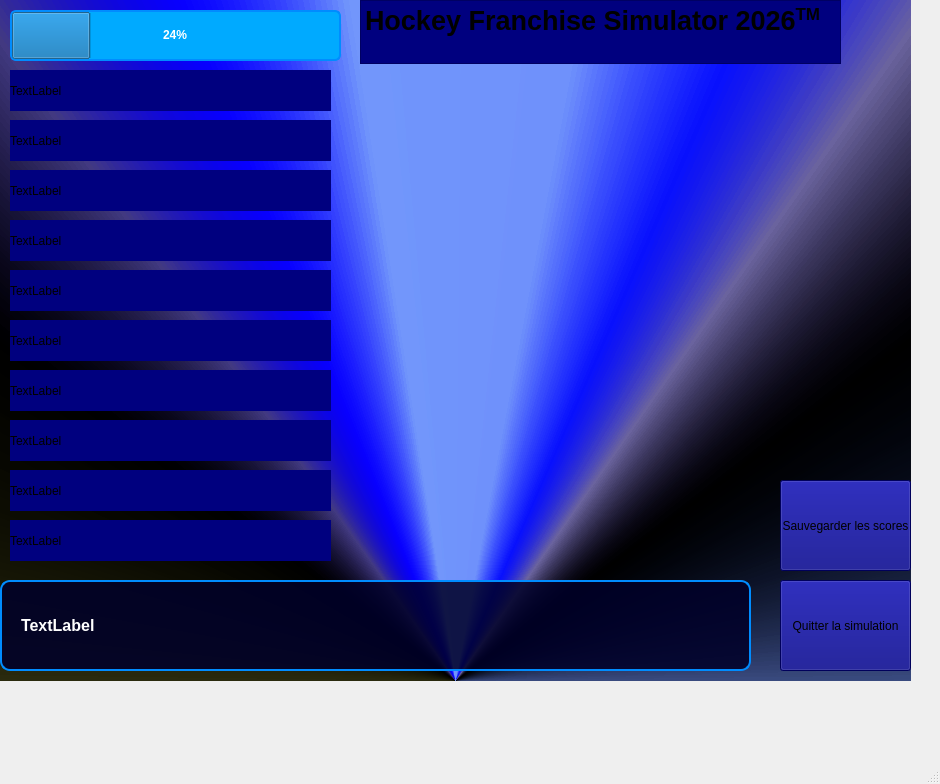
<?xml version="1.0" encoding="UTF-8"?>
<ui version="4.0">
 <class>MainWindow</class>
 <widget class="QMainWindow" name="MainWindow">
  <property name="geometry">
   <rect>
    <x>0</x>
    <y>0</y>
    <width>940</width>
    <height>784</height>
   </rect>
  </property>
  <property name="maximumSize">
   <size>
    <width>50000</width>
    <height>50000</height>
   </size>
  </property>
  <property name="windowTitle">
   <string>MainWindow</string>
  </property>
  <widget class="QWidget" name="centralwidget">
   <widget class="QStackedWidget" name="MultiPageWidget">
    <property name="geometry">
     <rect>
      <x>0</x>
      <y>0</y>
      <width>911</width>
      <height>681</height>
     </rect>
    </property>
    <property name="styleSheet">
     <string notr="true">background-color: qconicalgradient(cx:0.5, cy:1, angle:270, stop:0.19 rgba(0, 61, 255, 69), stop:0.375 rgba(0, 0, 0, 255), stop:0.423533 rgba(12, 0, 101, 90), stop:0.45 rgba(0, 8, 255, 208), stop:0.477581 rgba(71, 115, 255, 130), stop:0.518717 rgba(74, 122, 255, 130), stop:0.54661 rgba(8, 0, 255, 255), stop:0.57754 rgba(11, 0, 95, 130), stop:0.625 rgba(0, 0, 0, 255), stop:1 rgba(255, 255, 0, 69));</string>
    </property>
    <property name="currentIndex">
     <number>2</number>
    </property>
    <widget class="QWidget" name="PageAccueil">
     <widget class="QTableWidget" name="TableauJoueurs">
      <property name="geometry">
       <rect>
        <x>10</x>
        <y>30</y>
        <width>451</width>
        <height>651</height>
       </rect>
      </property>
      <property name="styleSheet">
       <string notr="true">background-color: rgb(0, 0, 127);
border-right-color: rgb(255, 255, 255);
gridline-color: rgb(255, 255, 255);
border-color: rgb(255, 255, 255);
border-top-color: rgb(255, 255, 255);
</string>
      </property>
      <row>
       <property name="text">
        <string>Joueur</string>
       </property>
      </row>
      <row>
       <property name="text">
        <string>Joueur</string>
       </property>
      </row>
      <row>
       <property name="text">
        <string>Joueur</string>
       </property>
      </row>
      <row>
       <property name="text">
        <string>Joueur</string>
       </property>
      </row>
      <row>
       <property name="text">
        <string>Joueur</string>
       </property>
      </row>
      <row>
       <property name="text">
        <string>Joueur</string>
       </property>
      </row>
      <row>
       <property name="text">
        <string>Joueur</string>
       </property>
      </row>
      <row>
       <property name="text">
        <string>Joueur</string>
       </property>
      </row>
      <row>
       <property name="text">
        <string>Joueur</string>
       </property>
      </row>
      <row>
       <property name="text">
        <string>Joueur</string>
       </property>
      </row>
      <row>
       <property name="text">
        <string>Joueur</string>
       </property>
      </row>
      <row>
       <property name="text">
        <string>Joueur</string>
       </property>
      </row>
      <row>
       <property name="text">
        <string>Joueur</string>
       </property>
      </row>
      <row>
       <property name="text">
        <string>Joueur</string>
       </property>
      </row>
      <row>
       <property name="text">
        <string>Joueur</string>
       </property>
      </row>
      <row>
       <property name="text">
        <string>Joueur</string>
       </property>
      </row>
      <row>
       <property name="text">
        <string>Joueur</string>
       </property>
      </row>
      <row>
       <property name="text">
        <string>Joueur</string>
       </property>
      </row>
      <row>
       <property name="text">
        <string>Joueur</string>
       </property>
      </row>
      <row>
       <property name="text">
        <string>Joueur</string>
       </property>
      </row>
      <row>
       <property name="text">
        <string>Joueur</string>
       </property>
      </row>
      <row>
       <property name="text">
        <string>Joueur</string>
       </property>
      </row>
      <row>
       <property name="text">
        <string>Joueur</string>
       </property>
      </row>
      <row>
       <property name="text">
        <string>Joueur</string>
       </property>
      </row>
      <row>
       <property name="text">
        <string>Joueur</string>
       </property>
      </row>
      <row>
       <property name="text">
        <string>Joueur</string>
       </property>
      </row>
      <row>
       <property name="text">
        <string>Joueur</string>
       </property>
      </row>
      <column>
       <property name="text">
        <string>Nom</string>
       </property>
      </column>
      <column>
       <property name="text">
        <string>Numéro</string>
       </property>
      </column>
      <column>
       <property name="text">
        <string>Position</string>
       </property>
      </column>
      <column>
       <property name="text">
        <string>OVR</string>
       </property>
      </column>
     </widget>
     <widget class="QPushButton" name="BoutonPageSim">
      <property name="geometry">
       <rect>
        <x>460</x>
        <y>570</y>
        <width>201</width>
        <height>111</height>
       </rect>
      </property>
      <property name="styleSheet">
       <string notr="true">background-color: rgb(0, 0, 127);</string>
      </property>
      <property name="text">
       <string>Simuler une partie</string>
      </property>
     </widget>
     <widget class="QTableWidget" name="TableauEntraineurs">
      <property name="geometry">
       <rect>
        <x>660</x>
        <y>530</y>
        <width>251</width>
        <height>151</height>
       </rect>
      </property>
      <property name="styleSheet">
       <string notr="true">background-color: rgb(0, 0, 127);
gridline-color: rgb(255, 255, 255);</string>
      </property>
      <row>
       <property name="text">
        <string>Coach</string>
       </property>
      </row>
      <row>
       <property name="text">
        <string>Coach</string>
       </property>
      </row>
      <row>
       <property name="text">
        <string>Coach</string>
       </property>
      </row>
      <row>
       <property name="text">
        <string>Coach</string>
       </property>
      </row>
      <column>
       <property name="text">
        <string>Nom</string>
       </property>
      </column>
      <column>
       <property name="text">
        <string>Poste</string>
       </property>
      </column>
     </widget>
     <widget class="QTextEdit" name="TitreTableauCoachs">
      <property name="geometry">
       <rect>
        <x>720</x>
        <y>500</y>
        <width>191</width>
        <height>31</height>
       </rect>
      </property>
      <property name="styleSheet">
       <string notr="true">background-color: rgb(0, 0, 127);</string>
      </property>
      <property name="html">
       <string>&lt;!DOCTYPE HTML PUBLIC &quot;-//W3C//DTD HTML 4.0//EN&quot; &quot;http://www.w3.org/TR/REC-html40/strict.dtd&quot;&gt;
&lt;html&gt;&lt;head&gt;&lt;meta name=&quot;qrichtext&quot; content=&quot;1&quot; /&gt;&lt;meta charset=&quot;utf-8&quot; /&gt;&lt;style type=&quot;text/css&quot;&gt;
p, li { white-space: pre-wrap; }
hr { height: 1px; border-width: 0; }
li.unchecked::marker { content: &quot;\2610&quot;; }
li.checked::marker { content: &quot;\2612&quot;; }
&lt;/style&gt;&lt;/head&gt;&lt;body style=&quot; font-family:'Segoe UI'; font-size:9pt; font-weight:400; font-style:normal;&quot;&gt;
&lt;p style=&quot; margin-top:0px; margin-bottom:0px; margin-left:0px; margin-right:0px; -qt-block-indent:0; text-indent:0px;&quot;&gt;&lt;span style=&quot; font-size:10pt;&quot;&gt;Tableau des entraineurs actifs&lt;/span&gt;&lt;/p&gt;&lt;/body&gt;&lt;/html&gt;</string>
      </property>
     </widget>
     <widget class="QTextEdit" name="TitreSim">
      <property name="geometry">
       <rect>
        <x>460</x>
        <y>0</y>
        <width>451</width>
        <height>81</height>
       </rect>
      </property>
      <property name="styleSheet">
       <string notr="true">background-color: rgb(0, 0, 127);</string>
      </property>
      <property name="html">
       <string>&lt;!DOCTYPE HTML PUBLIC &quot;-//W3C//DTD HTML 4.0//EN&quot; &quot;http://www.w3.org/TR/REC-html40/strict.dtd&quot;&gt;
&lt;html&gt;&lt;head&gt;&lt;meta name=&quot;qrichtext&quot; content=&quot;1&quot; /&gt;&lt;meta charset=&quot;utf-8&quot; /&gt;&lt;style type=&quot;text/css&quot;&gt;
p, li { white-space: pre-wrap; }
hr { height: 1px; border-width: 0; }
li.unchecked::marker { content: &quot;\2610&quot;; }
li.checked::marker { content: &quot;\2612&quot;; }
&lt;/style&gt;&lt;/head&gt;&lt;body style=&quot; font-family:'Segoe UI'; font-size:9pt; font-weight:400; font-style:normal;&quot;&gt;
&lt;p align=&quot;center&quot; style=&quot; margin-top:0px; margin-bottom:0px; margin-left:0px; margin-right:0px; -qt-block-indent:0; text-indent:0px;&quot;&gt;&lt;span style=&quot; font-size:20pt; font-weight:700;&quot;&gt;Hockey Franchise Simulator 2026&lt;/span&gt;&lt;span style=&quot; font-size:20pt; font-weight:700; vertical-align:super;&quot;&gt;TM&lt;/span&gt;&lt;/p&gt;&lt;/body&gt;&lt;/html&gt;</string>
      </property>
     </widget>
     <widget class="QTextEdit" name="TitreTableauJoueurs">
      <property name="geometry">
       <rect>
        <x>10</x>
        <y>0</y>
        <width>201</width>
        <height>31</height>
       </rect>
      </property>
      <property name="styleSheet">
       <string notr="true">background-color: rgb(0, 0, 127);
alternate-background-color: rgb(255, 255, 255);</string>
      </property>
      <property name="html">
       <string>&lt;!DOCTYPE HTML PUBLIC &quot;-//W3C//DTD HTML 4.0//EN&quot; &quot;http://www.w3.org/TR/REC-html40/strict.dtd&quot;&gt;
&lt;html&gt;&lt;head&gt;&lt;meta name=&quot;qrichtext&quot; content=&quot;1&quot; /&gt;&lt;meta charset=&quot;utf-8&quot; /&gt;&lt;style type=&quot;text/css&quot;&gt;
p, li { white-space: pre-wrap; }
hr { height: 1px; border-width: 0; }
li.unchecked::marker { content: &quot;\2610&quot;; }
li.checked::marker { content: &quot;\2612&quot;; }
&lt;/style&gt;&lt;/head&gt;&lt;body style=&quot; font-family:'Segoe UI'; font-size:9pt; font-weight:400; font-style:normal;&quot;&gt;
&lt;p align=&quot;justify&quot; style=&quot; margin-top:0px; margin-bottom:0px; margin-left:0px; margin-right:0px; -qt-block-indent:0; text-indent:0px;&quot;&gt;&lt;span style=&quot; font-size:10pt;&quot;&gt;Tableau des joueurs actifs&lt;/span&gt;&lt;/p&gt;&lt;/body&gt;&lt;/html&gt;</string>
      </property>
     </widget>
     <widget class="QLabel" name="ImageBackround">
      <property name="geometry">
       <rect>
        <x>170</x>
        <y>0</y>
        <width>881</width>
        <height>651</height>
       </rect>
      </property>
      <property name="text">
       <string>TextLabel</string>
      </property>
     </widget>
     <zorder>ImageBackround</zorder>
     <zorder>TableauJoueurs</zorder>
     <zorder>BoutonPageSim</zorder>
     <zorder>TableauEntraineurs</zorder>
     <zorder>TitreTableauCoachs</zorder>
     <zorder>TitreSim</zorder>
     <zorder>TitreTableauJoueurs</zorder>
    </widget>
    <widget class="QWidget" name="PageSimulation">
     <widget class="QFrame" name="BackroundPage2">
      <property name="geometry">
       <rect>
        <x>10</x>
        <y>30</y>
        <width>901</width>
        <height>651</height>
       </rect>
      </property>
      <property name="styleSheet">
       <string notr="true">background-color: qconicalgradient(cx:0.5, cy:1, angle:270, stop:0.19 rgba(0, 61, 255, 69), stop:0.375 rgba(0, 0, 0, 255), stop:0.423533 rgba(12, 0, 101, 90), stop:0.45 rgba(0, 8, 255, 208), stop:0.477581 rgba(71, 115, 255, 130), stop:0.518717 rgba(74, 122, 255, 130), stop:0.54661 rgba(8, 0, 255, 255), stop:0.57754 rgba(11, 0, 95, 130), stop:0.625 rgba(0, 0, 0, 255), stop:1 rgba(255, 255, 0, 69));</string>
      </property>
      <property name="frameShape">
       <enum>QFrame::Shape::StyledPanel</enum>
      </property>
      <property name="frameShadow">
       <enum>QFrame::Shadow::Raised</enum>
      </property>
      <widget class="QLabel" name="ImagePatinoire">
       <property name="geometry">
        <rect>
         <x>0</x>
         <y>40</y>
         <width>481</width>
         <height>391</height>
        </rect>
       </property>
       <property name="text">
        <string>TextLabel</string>
       </property>
      </widget>
      <widget class="QPushButton" name="BoutonLW">
       <property name="geometry">
        <rect>
         <x>20</x>
         <y>130</y>
         <width>131</width>
         <height>51</height>
        </rect>
       </property>
       <property name="styleSheet">
        <string notr="true">background-color: rgb(223, 0, 4);</string>
       </property>
       <property name="text">
        <string>BoutonLW</string>
       </property>
      </widget>
      <widget class="QPushButton" name="BoutonC">
       <property name="geometry">
        <rect>
         <x>180</x>
         <y>80</y>
         <width>121</width>
         <height>51</height>
        </rect>
       </property>
       <property name="styleSheet">
        <string notr="true">background-color: rgb(223, 0, 4);</string>
       </property>
       <property name="text">
        <string>BoutonC</string>
       </property>
      </widget>
      <widget class="QPushButton" name="BoutonRW">
       <property name="geometry">
        <rect>
         <x>320</x>
         <y>130</y>
         <width>131</width>
         <height>51</height>
        </rect>
       </property>
       <property name="styleSheet">
        <string notr="true">background-color: rgb(223, 0, 4);</string>
       </property>
       <property name="text">
        <string>BoutonRW</string>
       </property>
      </widget>
      <widget class="QPushButton" name="BoutonD1">
       <property name="geometry">
        <rect>
         <x>80</x>
         <y>220</y>
         <width>121</width>
         <height>51</height>
        </rect>
       </property>
       <property name="styleSheet">
        <string notr="true">background-color: rgb(255, 255, 255);
color: rgb(0, 0, 0);</string>
       </property>
       <property name="text">
        <string>BoutonD1</string>
       </property>
      </widget>
      <widget class="QPushButton" name="BoutonG">
       <property name="geometry">
        <rect>
         <x>160</x>
         <y>310</y>
         <width>161</width>
         <height>51</height>
        </rect>
       </property>
       <property name="styleSheet">
        <string notr="true">background-color: rgb(0, 0, 127);</string>
       </property>
       <property name="text">
        <string>BoutonG</string>
       </property>
      </widget>
      <widget class="QPushButton" name="BoutonD2">
       <property name="geometry">
        <rect>
         <x>270</x>
         <y>220</y>
         <width>121</width>
         <height>51</height>
        </rect>
       </property>
       <property name="styleSheet">
        <string notr="true">background-color: rgb(255, 255, 255);
color: rgb(0, 0, 0);</string>
       </property>
       <property name="text">
        <string>BoutonD2</string>
       </property>
      </widget>
      <widget class="QTextEdit" name="TxtAlignement">
       <property name="geometry">
        <rect>
         <x>0</x>
         <y>0</y>
         <width>481</width>
         <height>41</height>
        </rect>
       </property>
       <property name="styleSheet">
        <string notr="true">background-color: rgb(0, 0, 127);
border-color: rgb(255, 255, 255);</string>
       </property>
       <property name="html">
        <string>&lt;!DOCTYPE HTML PUBLIC &quot;-//W3C//DTD HTML 4.0//EN&quot; &quot;http://www.w3.org/TR/REC-html40/strict.dtd&quot;&gt;
&lt;html&gt;&lt;head&gt;&lt;meta name=&quot;qrichtext&quot; content=&quot;1&quot; /&gt;&lt;meta charset=&quot;utf-8&quot; /&gt;&lt;style type=&quot;text/css&quot;&gt;
p, li { white-space: pre-wrap; }
hr { height: 1px; border-width: 0; }
li.unchecked::marker { content: &quot;\2610&quot;; }
li.checked::marker { content: &quot;\2612&quot;; }
&lt;/style&gt;&lt;/head&gt;&lt;body style=&quot; font-family:'Segoe UI'; font-size:9pt; font-weight:400; font-style:normal;&quot;&gt;
&lt;p align=&quot;center&quot; style=&quot; margin-top:0px; margin-bottom:0px; margin-left:0px; margin-right:0px; -qt-block-indent:0; text-indent:0px;&quot;&gt;&lt;span style=&quot; font-size:11pt;&quot;&gt;Alignement de départ&lt;/span&gt;&lt;/p&gt;&lt;/body&gt;&lt;/html&gt;</string>
       </property>
      </widget>
      <widget class="QListWidget" name="listeWidget">
       <property name="geometry">
        <rect>
         <x>0</x>
         <y>470</y>
         <width>181</width>
         <height>131</height>
        </rect>
       </property>
       <property name="styleSheet">
        <string notr="true">background-color: rgb(0, 0, 127);</string>
       </property>
      </widget>
      <widget class="QPushButton" name="BoutonSim">
       <property name="geometry">
        <rect>
         <x>280</x>
         <y>450</y>
         <width>231</width>
         <height>141</height>
        </rect>
       </property>
       <property name="styleSheet">
        <string notr="true">background-color: rgb(0, 0, 127);</string>
       </property>
       <property name="text">
        <string>Lancer la simulation</string>
       </property>
      </widget>
      <widget class="QTextEdit" name="TitreSim_2">
       <property name="geometry">
        <rect>
         <x>480</x>
         <y>0</y>
         <width>401</width>
         <height>81</height>
        </rect>
       </property>
       <property name="styleSheet">
        <string notr="true">background-color: rgb(0, 0, 127);</string>
       </property>
       <property name="html">
        <string>&lt;!DOCTYPE HTML PUBLIC &quot;-//W3C//DTD HTML 4.0//EN&quot; &quot;http://www.w3.org/TR/REC-html40/strict.dtd&quot;&gt;
&lt;html&gt;&lt;head&gt;&lt;meta name=&quot;qrichtext&quot; content=&quot;1&quot; /&gt;&lt;meta charset=&quot;utf-8&quot; /&gt;&lt;style type=&quot;text/css&quot;&gt;
p, li { white-space: pre-wrap; }
hr { height: 1px; border-width: 0; }
li.unchecked::marker { content: &quot;\2610&quot;; }
li.checked::marker { content: &quot;\2612&quot;; }
&lt;/style&gt;&lt;/head&gt;&lt;body style=&quot; font-family:'Segoe UI'; font-size:9pt; font-weight:400; font-style:normal;&quot;&gt;
&lt;p align=&quot;center&quot; style=&quot; margin-top:0px; margin-bottom:0px; margin-left:0px; margin-right:0px; -qt-block-indent:0; text-indent:0px;&quot;&gt;&lt;span style=&quot; font-size:20pt; font-weight:700;&quot;&gt;Hockey Franchise Simulator 2026&lt;/span&gt;&lt;span style=&quot; font-size:20pt; font-weight:700; vertical-align:super;&quot;&gt;TM&lt;/span&gt;&lt;/p&gt;&lt;/body&gt;&lt;/html&gt;</string>
       </property>
      </widget>
      <widget class="QListWidget" name="ListeRooster">
       <property name="geometry">
        <rect>
         <x>560</x>
         <y>130</y>
         <width>321</width>
         <height>471</height>
        </rect>
       </property>
       <property name="styleSheet">
        <string notr="true">background-color: rgb(0, 0, 127);</string>
       </property>
      </widget>
      <widget class="QTextEdit" name="TitreRooster">
       <property name="geometry">
        <rect>
         <x>480</x>
         <y>80</y>
         <width>411</width>
         <height>51</height>
        </rect>
       </property>
       <property name="styleSheet">
        <string notr="true">background-color: rgb(0, 0, 127);</string>
       </property>
       <property name="html">
        <string>&lt;!DOCTYPE HTML PUBLIC &quot;-//W3C//DTD HTML 4.0//EN&quot; &quot;http://www.w3.org/TR/REC-html40/strict.dtd&quot;&gt;
&lt;html&gt;&lt;head&gt;&lt;meta name=&quot;qrichtext&quot; content=&quot;1&quot; /&gt;&lt;meta charset=&quot;utf-8&quot; /&gt;&lt;style type=&quot;text/css&quot;&gt;
p, li { white-space: pre-wrap; }
hr { height: 1px; border-width: 0; }
li.unchecked::marker { content: &quot;\2610&quot;; }
li.checked::marker { content: &quot;\2612&quot;; }
&lt;/style&gt;&lt;/head&gt;&lt;body style=&quot; font-family:'Segoe UI'; font-size:9pt; font-weight:400; font-style:normal;&quot;&gt;
&lt;p align=&quot;justify&quot; style=&quot; margin-top:0px; margin-bottom:0px; margin-left:0px; margin-right:0px; -qt-block-indent:0; text-indent:0px;&quot;&gt;&lt;span style=&quot; font-size:11pt;&quot;&gt;Veuillez cocher les joueurs qui joueront le prochain match &lt;/span&gt;&lt;/p&gt;&lt;/body&gt;&lt;/html&gt;</string>
       </property>
      </widget>
      <widget class="QTextEdit" name="TitreRemplacement">
       <property name="geometry">
        <rect>
         <x>0</x>
         <y>430</y>
         <width>211</width>
         <height>41</height>
        </rect>
       </property>
       <property name="styleSheet">
        <string notr="true">background-color: rgb(0, 0, 127);</string>
       </property>
       <property name="html">
        <string>&lt;!DOCTYPE HTML PUBLIC &quot;-//W3C//DTD HTML 4.0//EN&quot; &quot;http://www.w3.org/TR/REC-html40/strict.dtd&quot;&gt;
&lt;html&gt;&lt;head&gt;&lt;meta name=&quot;qrichtext&quot; content=&quot;1&quot; /&gt;&lt;meta charset=&quot;utf-8&quot; /&gt;&lt;style type=&quot;text/css&quot;&gt;
p, li { white-space: pre-wrap; }
hr { height: 1px; border-width: 0; }
li.unchecked::marker { content: &quot;\2610&quot;; }
li.checked::marker { content: &quot;\2612&quot;; }
&lt;/style&gt;&lt;/head&gt;&lt;body style=&quot; font-family:'Segoe UI'; font-size:9pt; font-weight:400; font-style:normal;&quot;&gt;
&lt;p align=&quot;justify&quot; style=&quot; margin-top:0px; margin-bottom:0px; margin-left:0px; margin-right:0px; -qt-block-indent:0; text-indent:0px;&quot;&gt;Joueurs éligibles (remplacement) :&lt;/p&gt;&lt;/body&gt;&lt;/html&gt;</string>
       </property>
      </widget>
     </widget>
    </widget>
    <widget class="QWidget" name="PageResultat">
     <widget class="QTextEdit" name="TitreSim_3">
      <property name="geometry">
       <rect>
        <x>360</x>
        <y>0</y>
        <width>481</width>
        <height>64</height>
       </rect>
      </property>
      <property name="styleSheet">
       <string notr="true">background-color: rgb(0, 0, 127);
</string>
      </property>
      <property name="html">
       <string>&lt;!DOCTYPE HTML PUBLIC &quot;-//W3C//DTD HTML 4.0//EN&quot; &quot;http://www.w3.org/TR/REC-html40/strict.dtd&quot;&gt;
&lt;html&gt;&lt;head&gt;&lt;meta name=&quot;qrichtext&quot; content=&quot;1&quot; /&gt;&lt;meta charset=&quot;utf-8&quot; /&gt;&lt;style type=&quot;text/css&quot;&gt;
p, li { white-space: pre-wrap; }
hr { height: 1px; border-width: 0; }
li.unchecked::marker { content: &quot;\2610&quot;; }
li.checked::marker { content: &quot;\2612&quot;; }
&lt;/style&gt;&lt;/head&gt;&lt;body style=&quot; font-family:'Segoe UI'; font-size:9pt; font-weight:400; font-style:normal;&quot;&gt;
&lt;p align=&quot;justify&quot; style=&quot; margin-top:0px; margin-bottom:0px; margin-left:0px; margin-right:0px; -qt-block-indent:0; text-indent:0px;&quot;&gt;&lt;span style=&quot; font-size:20pt; font-weight:700;&quot;&gt;Hockey Franchise Simulator 2026&lt;/span&gt;&lt;span style=&quot; font-size:20pt; font-weight:700; vertical-align:super;&quot;&gt;TM&lt;/span&gt;&lt;/p&gt;&lt;/body&gt;&lt;/html&gt;</string>
      </property>
     </widget>
     <widget class="QPushButton" name="BoutonQuitter">
      <property name="geometry">
       <rect>
        <x>780</x>
        <y>580</y>
        <width>131</width>
        <height>91</height>
       </rect>
      </property>
      <property name="styleSheet">
       <string notr="true">background-color: rgb(0, 0, 127);</string>
      </property>
      <property name="text">
       <string>Quitter la simulation</string>
      </property>
     </widget>
     <widget class="QLabel" name="LabelResult1">
      <property name="geometry">
       <rect>
        <x>10</x>
        <y>70</y>
        <width>321</width>
        <height>41</height>
       </rect>
      </property>
      <property name="styleSheet">
       <string notr="true">background-color: rgb(0, 0, 127);</string>
      </property>
      <property name="text">
       <string>TextLabel</string>
      </property>
     </widget>
     <widget class="QLabel" name="LabelResult2">
      <property name="geometry">
       <rect>
        <x>10</x>
        <y>120</y>
        <width>321</width>
        <height>41</height>
       </rect>
      </property>
      <property name="styleSheet">
       <string notr="true">background-color: rgb(0, 0, 127);</string>
      </property>
      <property name="text">
       <string>TextLabel</string>
      </property>
     </widget>
     <widget class="QLabel" name="LabelResult3">
      <property name="geometry">
       <rect>
        <x>10</x>
        <y>170</y>
        <width>321</width>
        <height>41</height>
       </rect>
      </property>
      <property name="styleSheet">
       <string notr="true">background-color: rgb(0, 0, 127);</string>
      </property>
      <property name="text">
       <string>TextLabel</string>
      </property>
     </widget>
     <widget class="QLabel" name="LabelResult4">
      <property name="geometry">
       <rect>
        <x>10</x>
        <y>220</y>
        <width>321</width>
        <height>41</height>
       </rect>
      </property>
      <property name="styleSheet">
       <string notr="true">background-color: rgb(0, 0, 127);</string>
      </property>
      <property name="text">
       <string>TextLabel</string>
      </property>
     </widget>
     <widget class="QLabel" name="LabelResult5">
      <property name="geometry">
       <rect>
        <x>10</x>
        <y>270</y>
        <width>321</width>
        <height>41</height>
       </rect>
      </property>
      <property name="styleSheet">
       <string notr="true">background-color: rgb(0, 0, 127);</string>
      </property>
      <property name="text">
       <string>TextLabel</string>
      </property>
     </widget>
     <widget class="QLabel" name="LabelResult6">
      <property name="geometry">
       <rect>
        <x>10</x>
        <y>320</y>
        <width>321</width>
        <height>41</height>
       </rect>
      </property>
      <property name="styleSheet">
       <string notr="true">background-color: rgb(0, 0, 127);</string>
      </property>
      <property name="text">
       <string>TextLabel</string>
      </property>
     </widget>
     <widget class="QLabel" name="LabelResult7">
      <property name="geometry">
       <rect>
        <x>10</x>
        <y>370</y>
        <width>321</width>
        <height>41</height>
       </rect>
      </property>
      <property name="styleSheet">
       <string notr="true">background-color: rgb(0, 0, 127);</string>
      </property>
      <property name="text">
       <string>TextLabel</string>
      </property>
     </widget>
     <widget class="QLabel" name="LabelResult8">
      <property name="geometry">
       <rect>
        <x>10</x>
        <y>420</y>
        <width>321</width>
        <height>41</height>
       </rect>
      </property>
      <property name="styleSheet">
       <string notr="true">background-color: rgb(0, 0, 127);</string>
      </property>
      <property name="text">
       <string>TextLabel</string>
      </property>
     </widget>
     <widget class="QLabel" name="LabelResult9">
      <property name="geometry">
       <rect>
        <x>10</x>
        <y>470</y>
        <width>321</width>
        <height>41</height>
       </rect>
      </property>
      <property name="styleSheet">
       <string notr="true">background-color: rgb(0, 0, 127);</string>
      </property>
      <property name="text">
       <string>TextLabel</string>
      </property>
     </widget>
     <widget class="QLabel" name="LabelResult10">
      <property name="geometry">
       <rect>
        <x>10</x>
        <y>520</y>
        <width>321</width>
        <height>41</height>
       </rect>
      </property>
      <property name="styleSheet">
       <string notr="true">background-color: rgb(0, 0, 127);</string>
      </property>
      <property name="text">
       <string>TextLabel</string>
      </property>
     </widget>
     <widget class="QPushButton" name="BoutonSauvegarder">
      <property name="geometry">
       <rect>
        <x>780</x>
        <y>480</y>
        <width>131</width>
        <height>91</height>
       </rect>
      </property>
      <property name="styleSheet">
       <string notr="true">background-color: rgb(0, 0, 127);
</string>
      </property>
      <property name="text">
       <string>Sauvegarder les scores</string>
      </property>
     </widget>
     <widget class="QLabel" name="News">
      <property name="geometry">
       <rect>
        <x>0</x>
        <y>580</y>
        <width>751</width>
        <height>91</height>
       </rect>
      </property>
      <property name="styleSheet">
       <string notr="true">background-color: rgba(0, 0, 40, 220);
        color: white;
        border: 2px solid rgb(0,140,255);
        border-radius: 10px;
        padding-left: 15px;
        font-size: 16px;
        font-weight: bold;</string>
      </property>
      <property name="text">
       <string>TextLabel</string>
      </property>
     </widget>
     <widget class="QProgressBar" name="progressBar">
      <property name="geometry">
       <rect>
        <x>10</x>
        <y>10</y>
        <width>331</width>
        <height>51</height>
       </rect>
      </property>
      <property name="styleSheet">
       <string notr="true">border: 2px solid rgb(0, 140, 255);
border-radius: 8px;
background-color: rgba(0, 0, 40, 180);
color: white;
font-weight: bold;
text-align: center;
background-color: rgb(0, 170, 255);
border-radius: 6px;</string>
      </property>
      <property name="value">
       <number>24</number>
      </property>
     </widget>
    </widget>
   </widget>
  </widget>
  <widget class="QMenuBar" name="menubar">
   <property name="geometry">
    <rect>
     <x>0</x>
     <y>0</y>
     <width>940</width>
     <height>33</height>
    </rect>
   </property>
  </widget>
  <widget class="QStatusBar" name="statusbar"/>
 </widget>
 <resources/>
 <connections/>
</ui>
